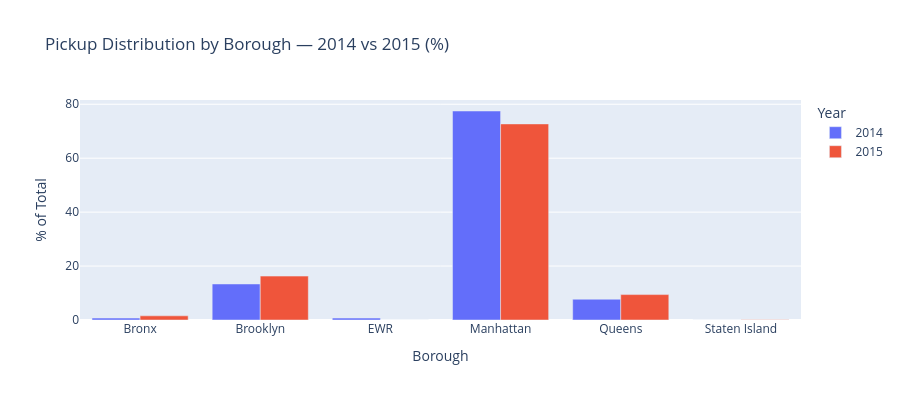

This figure's notebook cell:
### Markdown cell above
**Observation:** 2015 shows approximately 3.5-4x higher volume than 2014 for the overlapping months (April-June), reflecting Uber's rapid growth in NYC. Both years also show intra-year upward trends: 2014 nearly doubles from April (~550k) to September (~1.05M), while 2015 grows from ~1.95M in January to ~2.8M in June. This growth factor must be accounted for in any year-over-year comparison — we should compare relative distributions (proportions), not absolute counts.

### 3.4 Borough Distribution

### Code cell
boro_2014 = df_2014.groupby("borough").size().reset_index(name="count")
boro_2014["year"] = "2014"
boro_2014["pct"] = boro_2014["count"] / boro_2014["count"].sum() * 100

boro_2015 = df_2015.groupby("borough").size().reset_index(name="count")
boro_2015["year"] = "2015"
boro_2015["pct"] = boro_2015["count"] / boro_2015["count"].sum() * 100

boro = pd.concat([boro_2014, boro_2015])

fig = px.bar(
    boro,
    x="borough",
    y="pct",
    color="year",
    barmode="group",
    title="Pickup Distribution by Borough — 2014 vs 2015 (%)",
    labels={"borough": "Borough", "pct": "% of Total", "year": "Year"},
    color_discrete_map={"2014": "#636EFA", "2015": "#EF553B"},
    height=400,
)
fig.write_image("reports/figures/02_04_borough_distribution.png", width=1200, height=700, scale=2)
fig.show()

### Figure 1 — Plotly figure (JSON) as saved in the notebook; plotly's stock layout.template omitted (floating-point values rounded to 4 significant figures)
{"data": [{"alignmentgroup": "True", "hovertemplate": "Year=2014<br>Borough=%{x}<br>% of Total=%{y}<extra></extra>", "legendgroup": "2014", "marker": {"color": "#636EFA", "pattern": {"shape": ""}}, "name": "2014", "offsetgroup": "2014", "orientation": "v", "showlegend": true, "textposition": "auto", "type": "bar", "x": ["Bronx", "Brooklyn", "EWR", "Manhattan", "Queens", "Staten Island"], "xaxis": "x", "y": [0.7108, 13.36, 0.7057, 77.5, 7.702, 0.02327], "yaxis": "y"}, {"alignmentgroup": "True", "hovertemplate": "Year=2015<br>Borough=%{x}<br>% of Total=%{y}<extra></extra>", "legendgroup": "2015", "marker": {"color": "#EF553B", "pattern": {"shape": ""}}, "name": "2015", "offsetgroup": "2015", "orientation": "v", "showlegend": true, "textposition": "auto", "type": "bar", "x": ["Bronx", "Brooklyn", "EWR", "Manhattan", "Queens", "Staten Island"], "xaxis": "x", "y": [1.543, 16.28, 0.0007361, 72.71, 9.422, 0.04879], "yaxis": "y"}], "layout": {"barmode": "group", "height": 400, "legend": {"title": {"text": "Year"}, "tracegroupgap": 0}, "title": {"text": "Pickup Distribution by Borough — 2014 vs 2015 (%)"}, "xaxis": {"anchor": "y", "domain": [0, 1], "title": {"text": "Borough"}}, "yaxis": {"anchor": "x", "domain": [0, 1], "title": {"text": "% of Total"}}}}
